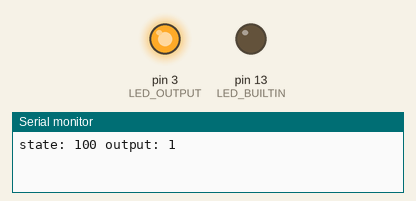
This sketch was run on a simulated Arduino Nano, built with avr-gcc and run on an emulated ATmega328P. On the bench: output pins drawn as LEDs (lit = HIGH), the last lines printed to the serial monitor.

Above: at 0.5 s.
At 5.5 s:
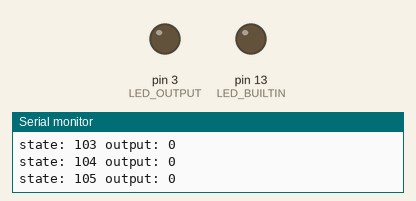
Timing chart, 0 to 13.0 s (numbered marks = the images above):
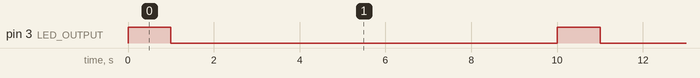

The sketch:

nano-fsm-normal.ino
```cpp
#define ON    100
#define OFF_1 101
#define OFF_2 102
#define OFF_3 103
#define OFF_4 104
#define OFF_5 105
#define OFF_6 106
#define OFF_7 107
#define OFF_8 108
#define OFF_9 109

#define LED_OUTPUT 3

int state = OFF_9;

void fsm_init(int *state) {
  *state = OFF_9;
}

void fsm(int  *state, int *out) {
  switch (*state) {
    case ON: {
        *state = OFF_1;
        *out = 0;
        break;
      }
    case OFF_1: {
        *state = OFF_2;
        *out = 0;
        break;
      }
    case OFF_2: {
        *state = OFF_3;
        *out = 0;
        break;
      }
    case OFF_3: {
        *state = OFF_4;
        *out = 0;
        break;
      }
    case OFF_4: {
        *state = OFF_5;
        *out = 0;
        break;
      }
    case OFF_5: {
        *state = OFF_6;
        *out = 0;
        break;
      }
    case OFF_6: {
        *state = OFF_7;
        *out = 0;
        break;
      }
    case OFF_7: {
        *state = OFF_8;
        *out = 0;
        break;
      }
    case OFF_8: {
        *state = OFF_9;
        *out = 0;
        break;
      }
    case OFF_9: {
        *state = ON;
        *out = 1;
        break;
      }
  }
}

void setup() {
  // initialize digital pin LED_BUILTIN as an output.
  pinMode(LED_BUILTIN, OUTPUT);
  pinMode(LED_OUTPUT, OUTPUT);
  Serial.begin(115200);
  fsm_init(&state);
}

void loop() {
  int output;
  fsm(&state, &output);
  if (output == 1) {
    digitalWrite(LED_OUTPUT, HIGH);
  } else {
    digitalWrite(LED_OUTPUT, LOW);
  }
  Serial.print("state: ");
  Serial.print(state);
  Serial.print(" output: ");
  Serial.print( output);
  Serial.println();

  delay(500);                       //
//  digitalWrite(LED_BUILTIN, LOW);
  delay(500);                       //
//  digitalWrite(LED_BUILTIN, HIGH);
}
```

Measured:
- by itself, pin 3 (LED_OUTPUT): alternates HIGH for 1.0 s and LOW for 9.0 s
